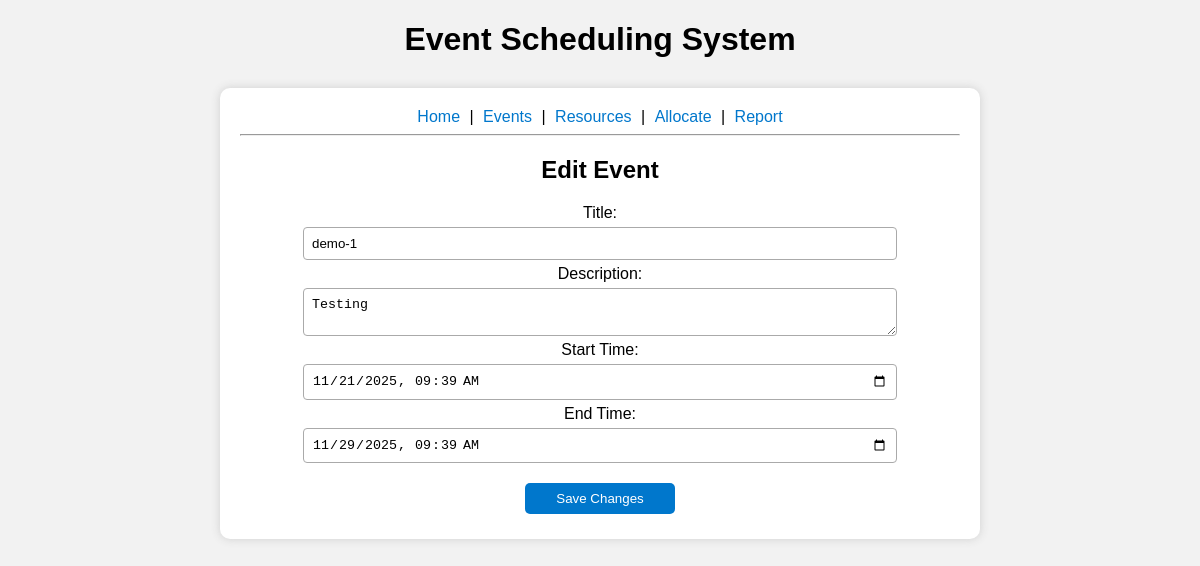
The app's page /edit_event/1 with its own data.
### models.py (models this page shows)
class Event(db.Model):
    id= db.Column(db.Integer,primary_key=True)
    title= db.Column(db.String(150))
    description= db.Column(db.Text)
    start_time= db.Column(db.DateTime)
    end_time= db.Column(db.DateTime)
    allocations= db.relationship("EventResourceAllocation",backref="event",lazy=True)

### app.py (the view, shortened to what this page needs)
@app.route("/edit_event/<int:event_id>",methods=["GET","POST"])
def edit_event(event_id):
    event=Event.query.get_or_404(event_id)
    return render_template("edit_event.html",event=event)

### templates/edit_event.html
{% extends "base.html" %}
{% block content %}
<h2>Edit Event</h2>
<form method="POST" class="form-container">
    <label>Title:</label>
    <input type="text" name="title" value="{{ event.title }}"required>
    <label>Description:</label>
    <textarea name="description" required>{{ event.description }}</textarea>
    <label>Start Time:</label>
    <input type="datetime-local"
           name="start"
           value="{{event.start_time.strftime('%Y-%m-%dT%H:%M')}}"
           required>
    <label>End Time:</label>
    <input type="datetime-local"
           name="end"
           value="{{event.end_time.strftime('%Y-%m-%dT%H:%M')}}"
           required>
    <button type="submit" class="btn">Save Changes</button>
</form>
{% endblock %}

### static/style.css (style rules this page uses)
body { font-family: Arial, sans-serif; background:#f2f2f2; margin: 0; padding: 0; text-align: center; }
h1,h2 { text-align: center; }
button { padding: 8px 16px; background-color:#0077cc; color:white; border: none; cursor: pointer; border-radius: 4px; }
.btn { padding: 8px 16px; background-color:#0077cc; color:white; border: none; border-radius: 5px; text-decoration: none; margin: 5px; display: inline-block; transition: background-color 0.2s ease-in-out; }
input,textarea,select { width: 80%; padding: 8px; margin: 5px; border-radius: 4px; border: 1px solid #aaa; }
.form-container { display: flex; flex-direction: column; align-items: center; justify-content: center; }
.form-container input, .form-container textarea, .form-container select { width: 80%; }
.form-container button, .form-container .btn { margin-top: 15px; width: 150px; }

### records on screen
Event: title "demo-1", description "Testing", start "11/21/2025 09:39", end "11/29/2025 09:39"
